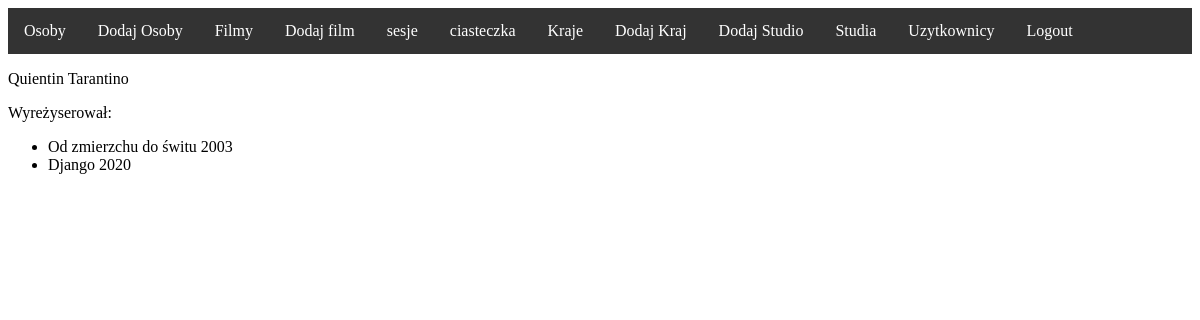
The app's page /person/3/ (signed in) with its own data.
### filmweb/models.py (models this page shows, shortened)
class Person(models.Model):
    first_name = models.CharField(max_length=20)
    last_name = models.CharField(max_length=20)

class Movie(models.Model):
    title = models.CharField(max_length=20)
    year = models.IntegerField()
    directed_by = models.ForeignKey(Person, on_delete=models.CASCADE, null=True, related_name='directed')
    actors = models.ManyToManyField(Person, related_name='played_in')
    studio = models.ForeignKey(Studio, on_delete=models.CASCADE,default=1)
    def __str__(self):
        return f"{self.title} {self.year}"

### filmweb/views.py (the view)
# urls.py: path('person/<int:id>/', views.detail_person_view, name='person'),
def detail_person_view(request, id):
    object = Person.objects.get(id=id)
    if request.method == 'GET':
        return render(request, "person_detail.html", {'person':object})

### templates/person_detail.html
{% extends 'base.html' %}
{% block content %}
<div>
    <p>    {{ person.first_name }} {{ person.last_name }}</p>
<p>Wyreżyserował:</p>
    <ul>
        {% for movie in person.directed.all %}
            <li>{{ movie }}</li>
        {% endfor %}
    </ul>
</div>
{% endblock %}

### records on screen
Person: first_name "Quientin", last_name "Tarantino"
Movie: title+year "Od zmierzchu do świtu 2003"
Movie: title+year "Django 2020"
